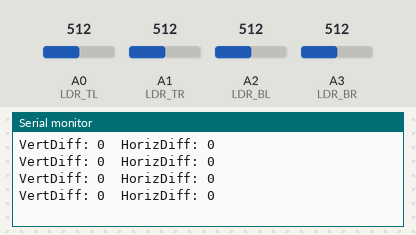
The sketch below on a simulated Arduino Uno, built with avr-gcc and run on an emulated ATmega328P. Parts: the last lines printed to the serial monitor. The inputs (shaded band) are chosen by the test bench; at power-on: A0 (LDR_TL) = 512, A1 (LDR_TR) = 512, A3 (LDR_BR) = 512, A2 (LDR_BL) = 512.

Above: at 1.2 s.
1.3 s: A0 (LDR_TL) set to 716
At 1.71 s:
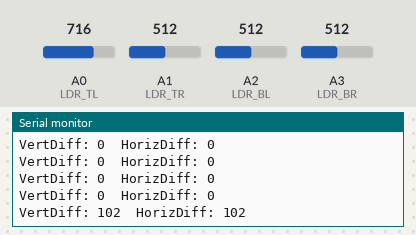
2.8 s: A1 (LDR_TR) set to 716
At 2.91 s:
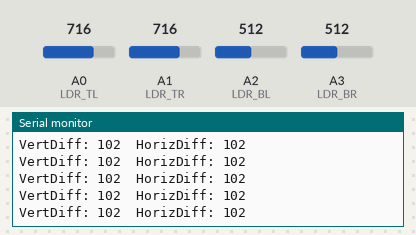
4.3 s: A3 (LDR_BR) set to 716
At 4.42 s:
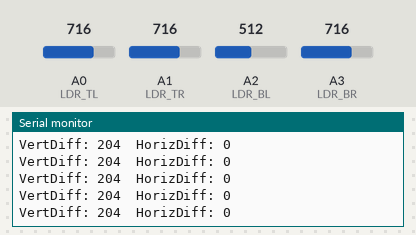
5.8 s: A2 (LDR_BL) set to 306
At 5.92 s:
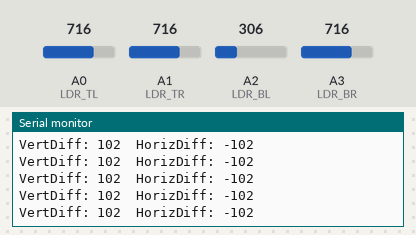
7.3 s: A0 (LDR_TL) set to 992
At 7.43 s:
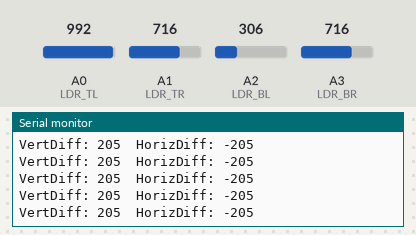
8.8 s: A1 (LDR_TR) set to 992
At 8.93 s:
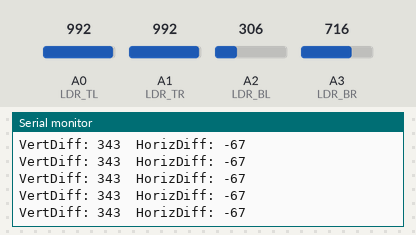
Timing chart, 0 to 11.3 s (numbered marks = the images above; inputs shaded):
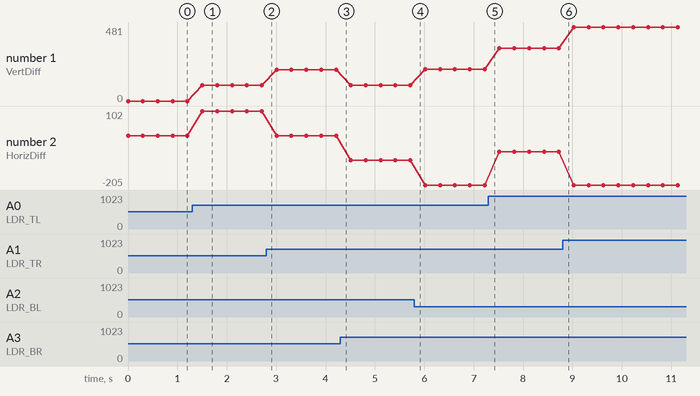

Measured:
- after the input at 1.3 s, the serial monitor: prints a new line after 0.20 s (image 1)
- plotted number 1: 0 → 102 after the input at 1.3 s, 102 → 204 after the input at 2.8 s, 102 → 205 after the input at 5.8 s, 205 → 343 after the input at 7.3 s, 343 → 481 after the input at 8.8 s
- plotted number 2: 0 → 102 after the input at 1.3 s, 0 → -102 after the input at 4.3 s, -102 → -205 after the input at 5.8 s, -205 → -67 after the input at 7.3 s

The sketch:

Test_Combined_Sensors.ino
```cpp
int LDR_TL = A0, LDR_TR = A1, LDR_BL = A2, LDR_BR = A3;

void setup() {
  Serial.begin(9600);
}

void loop() {
  int tl = analogRead(LDR_TL);
  int tr = analogRead(LDR_TR);
  int bl = analogRead(LDR_BL);
  int br = analogRead(LDR_BR);

  int top = (tl + tr) / 2;
  int bottom = (bl + br) / 2;
  int left = (tl + bl) / 2;
  int right = (tr + br) / 2;

  Serial.print("VertDiff: "); Serial.print(top - bottom);
  Serial.print("\tHorizDiff: "); Serial.println(left - right);
  delay(300);
}
```
